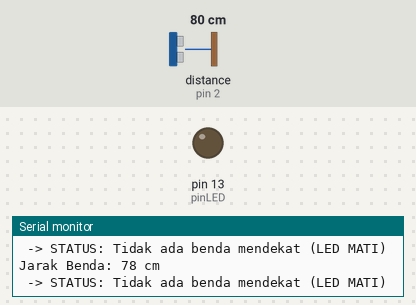
Recording of a sketch running on a simulated Arduino Uno, built with avr-gcc and run on an emulated ATmega328P. Shown: output pins drawn as LEDs (lit = HIGH), the last lines printed to the serial monitor. Wiring (inferred from the names in the program): ultrasonic range finder: trigger pin 3; echo pin 2. The inputs (shaded band) are chosen by the test bench; at power-on: distance to the obstacle (sensor on pin 2) 80 cm. The echo pulse lasts 58.3 µs per cm; pins used as bus, display or sensor lines are not drawn.

Above: at 1.2 s.
1.3 s: distance to the obstacle (sensor on pin 2) set to 22 cm
2.8 s: distance to the obstacle (sensor on pin 2) set to 18 cm
At 3.2 s:
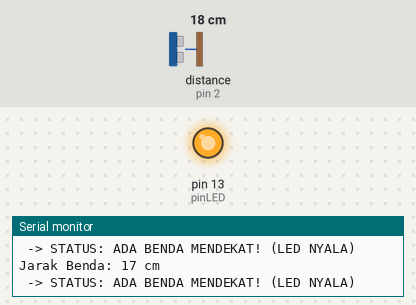
4.3 s: distance to the obstacle (sensor on pin 2) set to 35 cm
At 4.9 s:
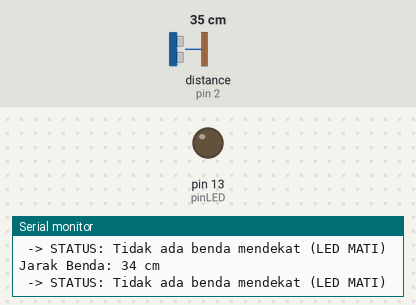
5.8 s: distance to the obstacle (sensor on pin 2) set to 2 cm
At 7.1 s:
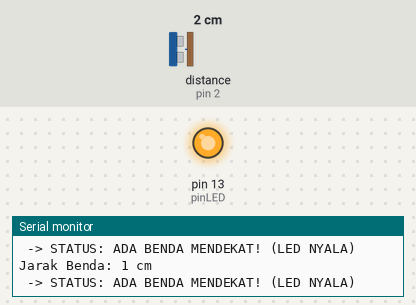
Timing chart, 0 to 8.3 s (numbered marks = the images above; inputs shaded):
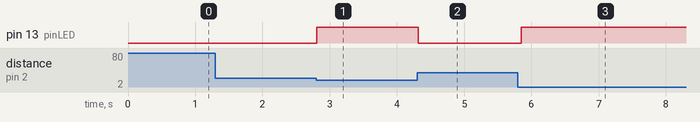

Measured:
- the behaviour switches between 21 and 20 cm on distance to the obstacle (sensor on pin 2) (found by bisection; images 0 and 1)
- after the input at 2.8 s, pin 13 (pinLED): LOW → HIGH at once
- after the input at 4.3 s, pin 13 (pinLED): HIGH → LOW at once
- after the input at 5.8 s, pin 13 (pinLED): LOW → HIGH after 0.05 s

The sketch:

sistem-alarm-jarak.ino
```cpp
const int pinTrig = 3;
const int pinEcho = 2;

const int pinLED = 13;

void setup() {
  pinMode(pinTrig, OUTPUT);
  pinMode(pinEcho, INPUT);
  pinMode(pinLED, OUTPUT);

  Serial.begin(9600);
  Serial.println("--- Sensor mulai membaca data ---");
}

void loop() {
  digitalWrite(pinTrig, LOW);
  delayMicroseconds(2);

  digitalWrite(pinTrig, HIGH);
  delayMicroseconds(10);
  digitalWrite(pinTrig, LOW);

  long durasi = pulseIn(pinEcho, HIGH);

  int jarak = durasi * 0.034 / 2;

  Serial.print("Jarak Benda: ");
  Serial.print(jarak);
  Serial.println(" cm");

  if (jarak > 0 && jarak < 20) {
    digitalWrite(pinLED, HIGH);
    Serial.println(" -> STATUS: ADA BENDA MENDEKAT! (LED NYALA)");
  } else {
    digitalWrite(pinLED, LOW);
    Serial.println(" -> STATUS: Tidak ada benda mendekat (LED MATI)");
  }

  delay(300);
}
```
